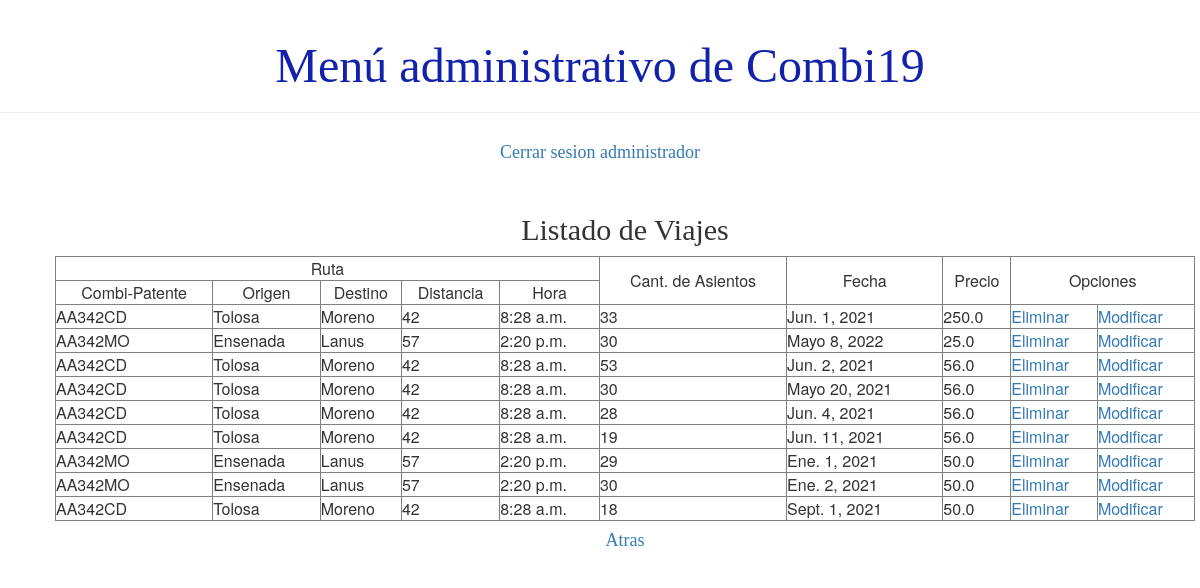
/usuario/listaViaje (signed in), run on the app's committed database.
### demo1/models.py (models this page shows, shortened)
class Combi(models.Model):
    TIPOS_COMBI = (
        ('C', 'Cama'),
        ('S', 'Semicama'),
    )
    chofer = models.ForeignKey(Chofer, on_delete=models.CASCADE)
    patente = models.CharField(max_length=10)
    tipo = models.CharField(max_length=1, choices=TIPOS_COMBI)
    modelo = models.CharField(max_length=40)
    asientos = models.IntegerField()
    activo = models.BooleanField(default=True)

class Lugar(models.Model):
    nombre_de_lugar = models.CharField(max_length=50)
    provincia = models.CharField(max_length=40)
    activo = models.BooleanField(default=True)

class Ruta(models.Model):
    combi = models.ForeignKey(Combi, on_delete=models.CASCADE)
    origen = models.ForeignKey(Lugar, on_delete=models.CASCADE, related_name='origen')
    destino = models.ForeignKey(Lugar, on_delete=models.CASCADE, related_name='destino')
    hora = models.TimeField()
    distancia = models.IntegerField()
    activo = models.BooleanField(default=True)

class Viaje(models.Model):
    ruta = models.ForeignKey(Ruta, on_delete=models.CASCADE)
    cantInsumos = models.ManyToManyField(CantInsumo,blank=True)
    fecha = models.DateField()
    precio = models.FloatField()
    asientos = models.IntegerField()
    activo = models.BooleanField(default=True)
    vendidos= models.IntegerField(default=0)

### demo1/views.py (the view)
# urls.py: path('usuario/listaViaje', views.listado_viaje ,name='listado_viaje'),
def listado_viaje(request):
    viajes=armarFilaViaje()
    page_obj,cantidad = listadoDePaginacion(viajes, request)
    return render(request, 'demo1/listados/listado_viaje.html', {'page_obj':page_obj, 'cantidad':cantidad})

### demo1/views.py (called while the page is built)
def listadoDePaginacion(lista, request):
    paginator= Paginator(lista, 10)
    cantidad=False if (paginator.count == 0) else True
    page_number = request.GET.get('page')
    return (paginator.get_page(page_number), cantidad)

def armarFilaViaje():
    lista=[]
    viajes=Viaje.objects.filter(activo=True).values()
    for v in viajes:
        r=Ruta.objects.filter(id=v['ruta_id']).values()
        combi=Combi.objects.filter(id=r[0]['combi_id']).values()
        o=Lugar.objects.filter(id=r[0]['origen_id']).values()
        d=Lugar.objects.filter(id=r[0]['destino_id']).values()
        dic={'patente':combi[0]['patente'], 'origen':o[0]['nombre_de_lugar'], 'destino':d[0]['nombre_de_lugar'],
            'hora': r[0]['hora'], 'distancia':r[0]['distancia'], 'cant': v['asientos'], 'fecha':v['fecha'], 'precio':v['precio'], 'pk':v['id']}
        lista.append(dic)
    return lista

### demo1/templates/demo1/listados/listado_viaje.html (shortened to what this page needs)
{% extends 'demo1/base.html' %}
{% block content %}
<div class="card">
    <h2>Listado de Viajes</h2>
</div>
    <div >
    <table class="tablalista" width=100% border="1">
        <tbody>
        {% if cantidad %}
            <tr>
                <td align="center" colspan="5">Ruta</td>
                <td align="center" rowspan="2">Cant. de Asientos</td>
                <td align="center" rowspan="2">Fecha</td>
                <td align="center" rowspan="2">Precio</td>
                <td align="center" rowspan="2" colspan="2">Opciones</td>
            </tr>
            <tr>
                <td align="center">Combi-Patente</td>
                <td align="center">Origen</td>
                <td align="center">Destino</td>
                <td align="center">Distancia</td>
                <td align="center">Hora</td>
            </tr>
            {% for v in page_obj %}
                <tr>
                    <td>{{ v.patente }}</td>
                    <td>{{ v.origen }}</td>
                    <td>{{ v.destino }}</td>
                    <td>{{ v.distancia }}</td>
                    <td>{{ v.hora }}</td>
                    <td>{{ v.cant }}</td>
                    <td>{{ v.fecha }}</td>
                    <td>{{ v.precio }}</td>
                    <td>
                        <a href="{% url 'eliminar_viaje' pk=v.pk%}">Eliminar</a></td>
                    <td>
                        <a href="{% url 'modificar_viaje' pk=v.pk%}">Modificar</a>
                    </td>
                </tr>
            {% endfor %}
        {% else %}
            <p>No se registro ningun viaje</p>
        {% endif %}
    </tbody>
    </table>
    </div>
<div class="card"><h4><a href="{% url 'principal' %}">Atras</a></h4></div>
{% endblock %}

### demo1/static/css/demo1.css (style rules this page uses)
h4 { color: #02105e; }
h1, h2, h3, h4 { font-family: 'Lobster', cursive; }
.card { display: flex; align-items: center; justify-content: center; }

### data on the page
Combi: patente "AA342CD" "AA342CD" "AA342CD" "AA342CD" "AA342CD" "AA342CD"
Lugar: origen "Tolosa" "Tolosa" "Tolosa" "Tolosa" "Tolosa" "Tolosa"
Lugar: destino "Moreno" "Moreno" "Moreno" "Moreno" "Moreno" "Moreno"
Ruta: hora "8:28 a.m." "8:28 a.m." "8:28 a.m." "8:28 a.m." "8:28 a.m." "8:28 a.m."
Viaje: fecha "Jun. 1, 2021", precio "250.0"
Combi: patente "AA342MO" "AA342MO" "AA342MO"
Lugar: origen "Ensenada" "Ensenada" "Ensenada"
Lugar: destino "Lanus" "Lanus" "Lanus"
Ruta: hora "2:20 p.m." "2:20 p.m." "2:20 p.m."
Viaje: fecha "Mayo 8, 2022", precio "25.0"
Viaje: fecha "Jun. 2, 2021", precio "56.0"
Viaje: fecha "Mayo 20, 2021", precio "56.0"
Viaje: fecha "Jun. 4, 2021", precio "56.0"
Viaje: fecha "Jun. 11, 2021", precio "56.0"
Viaje: fecha "Ene. 1, 2021", precio "50.0"
Viaje: fecha "Ene. 2, 2021", precio "50.0"
Viaje: fecha "Sept. 1, 2021", precio "50.0"

### other printed values
{{ v.distancia }} "42" "57" "42" "42" "42" "42" "57" "57" "42"
{{ v.cant }} "33" "30" "53" "30" "28" "19" "29" "30" "18"
